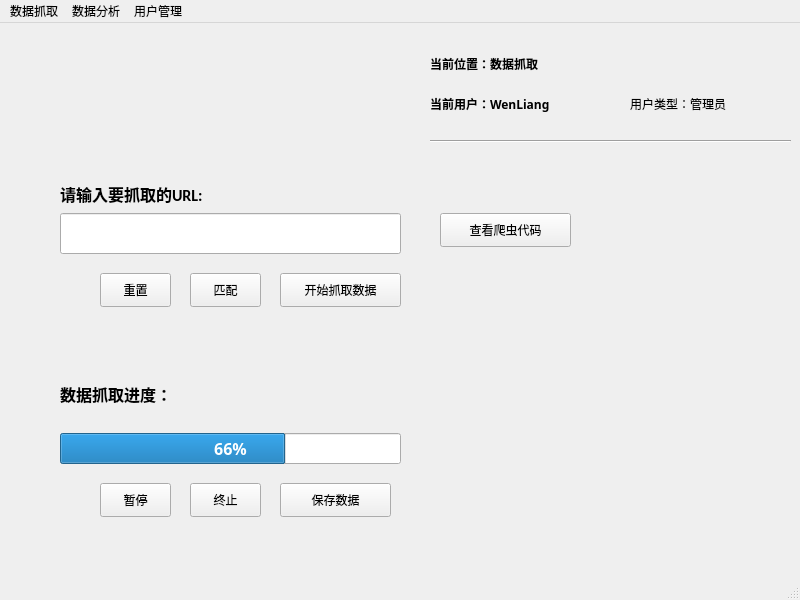
<?xml version="1.0" encoding="UTF-8"?>
<ui version="4.0">
 <class>crawlerMainWindow</class>
 <widget class="QMainWindow" name="crawlerMainWindow">
  <property name="geometry">
   <rect>
    <x>0</x>
    <y>0</y>
    <width>800</width>
    <height>600</height>
   </rect>
  </property>
  <property name="windowTitle">
   <string>短租房应用平台服务质量数据采集分析系统v1.0-数据抓取</string>
  </property>
  <widget class="QWidget" name="centralwidget">
   <widget class="QLabel" name="label_1">
    <property name="geometry">
     <rect>
      <x>430</x>
      <y>20</y>
      <width>181</width>
      <height>41</height>
     </rect>
    </property>
    <property name="font">
     <font>
      <family>Calibri</family>
      <weight>75</weight>
      <bold>true</bold>
     </font>
    </property>
    <property name="text">
     <string>当前位置：数据抓取</string>
    </property>
   </widget>
   <widget class="QLabel" name="label_2">
    <property name="geometry">
     <rect>
      <x>430</x>
      <y>60</y>
      <width>181</width>
      <height>41</height>
     </rect>
    </property>
    <property name="font">
     <font>
      <family>Calibri Light</family>
      <weight>75</weight>
      <bold>true</bold>
     </font>
    </property>
    <property name="text">
     <string>当前用户：WenLiang</string>
    </property>
   </widget>
   <widget class="Line" name="line_2">
    <property name="geometry">
     <rect>
      <x>430</x>
      <y>110</y>
      <width>361</width>
      <height>16</height>
     </rect>
    </property>
    <property name="orientation">
     <enum>Qt::Horizontal</enum>
    </property>
   </widget>
   <widget class="QLabel" name="label_3">
    <property name="geometry">
     <rect>
      <x>630</x>
      <y>60</y>
      <width>161</width>
      <height>41</height>
     </rect>
    </property>
    <property name="text">
     <string>用户类型：管理员</string>
    </property>
   </widget>
   <widget class="QLabel" name="label_4">
    <property name="geometry">
     <rect>
      <x>60</x>
      <y>150</y>
      <width>241</width>
      <height>41</height>
     </rect>
    </property>
    <property name="font">
     <font>
      <family>Calibri</family>
      <pointsize>12</pointsize>
      <weight>75</weight>
      <bold>true</bold>
     </font>
    </property>
    <property name="text">
     <string>请输入要抓取的URL:</string>
    </property>
   </widget>
   <widget class="QLineEdit" name="lineEdit">
    <property name="geometry">
     <rect>
      <x>60</x>
      <y>190</y>
      <width>341</width>
      <height>41</height>
     </rect>
    </property>
   </widget>
   <widget class="QPushButton" name="pushButton">
    <property name="geometry">
     <rect>
      <x>100</x>
      <y>250</y>
      <width>71</width>
      <height>34</height>
     </rect>
    </property>
    <property name="text">
     <string>重置</string>
    </property>
   </widget>
   <widget class="QPushButton" name="pushButton_2">
    <property name="geometry">
     <rect>
      <x>190</x>
      <y>250</y>
      <width>71</width>
      <height>34</height>
     </rect>
    </property>
    <property name="text">
     <string>匹配</string>
    </property>
   </widget>
   <widget class="QPushButton" name="pushButton_3">
    <property name="geometry">
     <rect>
      <x>280</x>
      <y>250</y>
      <width>121</width>
      <height>34</height>
     </rect>
    </property>
    <property name="text">
     <string>开始抓取数据</string>
    </property>
   </widget>
   <widget class="QLabel" name="label_5">
    <property name="geometry">
     <rect>
      <x>60</x>
      <y>350</y>
      <width>191</width>
      <height>41</height>
     </rect>
    </property>
    <property name="font">
     <font>
      <family>Calibri</family>
      <pointsize>12</pointsize>
      <weight>75</weight>
      <bold>true</bold>
     </font>
    </property>
    <property name="text">
     <string>数据抓取进度：</string>
    </property>
   </widget>
   <widget class="QProgressBar" name="progressBar">
    <property name="geometry">
     <rect>
      <x>60</x>
      <y>410</y>
      <width>341</width>
      <height>31</height>
     </rect>
    </property>
    <property name="font">
     <font>
      <family>Calibri Light</family>
      <pointsize>12</pointsize>
      <weight>75</weight>
      <bold>true</bold>
     </font>
    </property>
    <property name="value">
     <number>66</number>
    </property>
   </widget>
   <widget class="QPushButton" name="pushButton_4">
    <property name="geometry">
     <rect>
      <x>100</x>
      <y>460</y>
      <width>71</width>
      <height>34</height>
     </rect>
    </property>
    <property name="text">
     <string>暂停</string>
    </property>
   </widget>
   <widget class="QPushButton" name="pushButton_5">
    <property name="geometry">
     <rect>
      <x>190</x>
      <y>460</y>
      <width>71</width>
      <height>34</height>
     </rect>
    </property>
    <property name="text">
     <string>终止</string>
    </property>
   </widget>
   <widget class="QPushButton" name="pushButton_6">
    <property name="geometry">
     <rect>
      <x>280</x>
      <y>460</y>
      <width>111</width>
      <height>34</height>
     </rect>
    </property>
    <property name="text">
     <string>保存数据</string>
    </property>
   </widget>
   <widget class="QPushButton" name="pushButton_7">
    <property name="geometry">
     <rect>
      <x>440</x>
      <y>190</y>
      <width>131</width>
      <height>34</height>
     </rect>
    </property>
    <property name="text">
     <string>查看爬虫代码</string>
    </property>
   </widget>
  </widget>
  <widget class="QMenuBar" name="menubar">
   <property name="geometry">
    <rect>
     <x>0</x>
     <y>0</y>
     <width>800</width>
     <height>30</height>
    </rect>
   </property>
   <widget class="QMenu" name="menu">
    <property name="title">
     <string>数据抓取</string>
    </property>
   </widget>
   <widget class="QMenu" name="menu_2">
    <property name="title">
     <string>数据分析</string>
    </property>
   </widget>
   <widget class="QMenu" name="menu_3">
    <property name="title">
     <string>用户管理</string>
    </property>
   </widget>
   <addaction name="menu"/>
   <addaction name="menu_2"/>
   <addaction name="menu_3"/>
  </widget>
  <widget class="QStatusBar" name="statusbar"/>
 </widget>
 <resources/>
 <connections/>
</ui>
